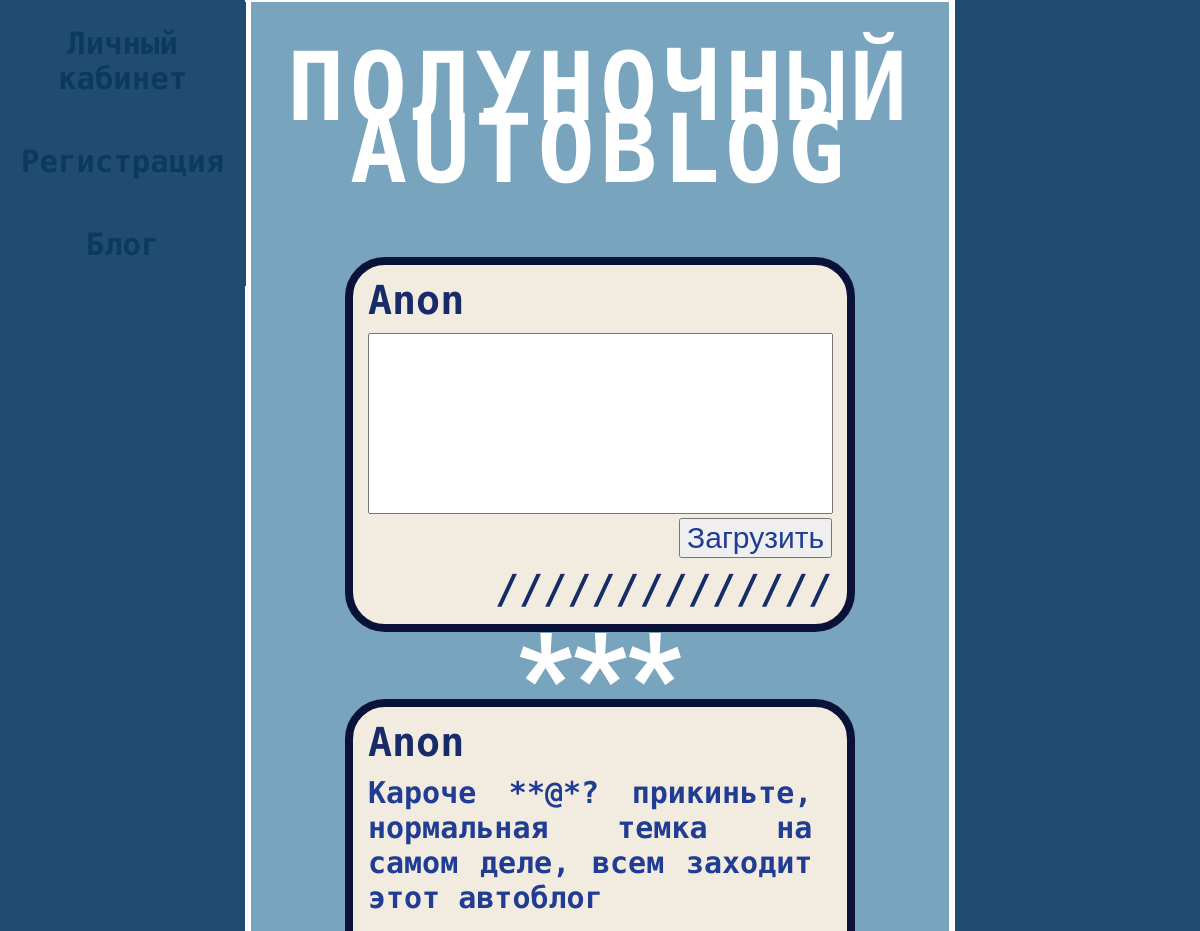
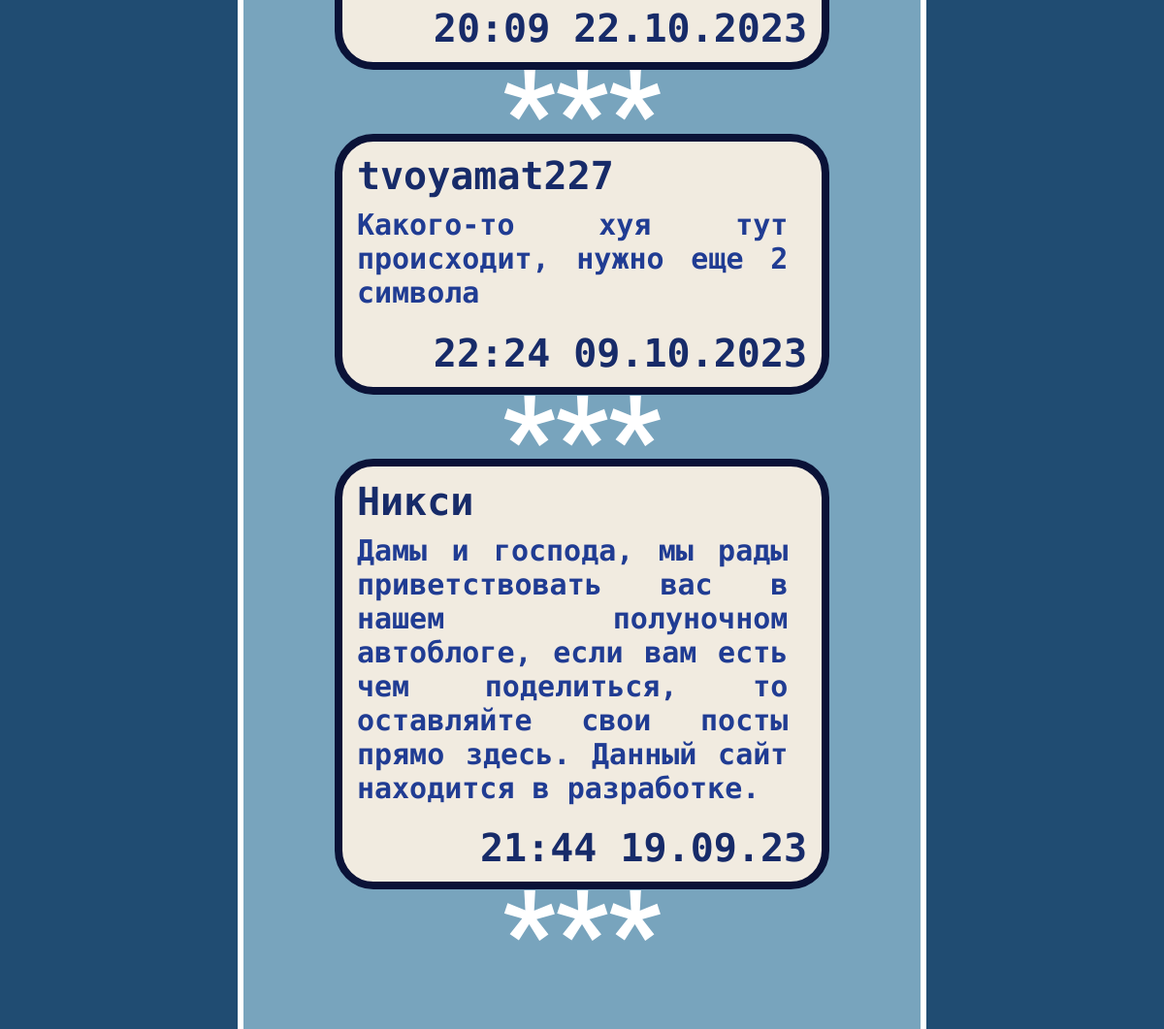
The page / on the database its author committed (2 pictures, top to bottom).
### models.py (models this page shows, shortened)
class Posts(db.Model):
    id = db.Column(db.Integer, primary_key=True)
    usr = db.Column(db.String(50))
    text = db.Column(db.Text, nullable=True)
    time = db.Column(db.DateTime)
    string_time = db.Column(db.String(50))

### app.py (the view, shortened to what this page needs)
@app.route("/", methods=["POST", "GET"])
def index():
    posts = getTenPosts()
    if current_user.is_authenticated:
        nickname = current_user.getName()
    else:
        nickname = None
    form = PostForm()
    return render_template("index.html", menu=menu, nickname=nickname, form=form, posts=posts)

### forms.py
class PostForm(FlaskForm):
    post = TextAreaField("Поле", validators=[Length(min=30, max=300, message="Должен быть от 30 до 300 символов")])
    submit = SubmitField("Загрузить")

### models.py (called while the page is built)
def getTenPosts():
    try:
        result = Posts.query.all()[0:10]
        result.reverse()
        return result
    except:
        print("Что-то пошло не так при загрузке постов")

### templates/index.html (shortened to what this page needs)
{% extends "base.html"%}
{% block content %}
{{ super() }}
    <div class="post">
        {% if nickname %}
        <div class="nickname">{{ nickname }}</div>
        {% else %}
        <div class="nickname">Anon</div>
        {% endif %}
        <form action="" method="post" class="postform">
            <div class="posttext">{{ form.post(rows=5) }}</div>
            <div class="postbut">{{ form.submit() }}</div>
        </form>
        <div class="dateandtime">//////////////</div>
    </div>
    <div class="sign-wrap-3">
        <span class="sign_word">***</span>
    </div>
        {% for post in posts %}
    <div class="post">
        <div class="nickname">{{ post.usr }}</div>
        <div class="text">{{ post.text }}</div>
        <div class="dateandtime">{{ post.string_time }}</div>
    </div>
    <div class="sign-wrap-3">
        <span class="sign_word">***</span>
    </div>
        {% endfor %}
    <div class="post">
        <div class="nickname">Никси</div>
        <div class="text">Дамы и господа, мы рады приветствовать вас в нашем полуночном автоблоге, если вам есть чем поделиться, то оставляйте свои посты прямо здесь. Данный сайт находится в разработке.</div>
        <div class="dateandtime">21:44 19.09.23</div>
    </div>
    <div class="sign-wrap-3">
        <span class="sign_word">***</span>
    </div>
{% endblock %}

### static/css/styles.css (style rules this page uses)
body { background-color: #204c72; }
div.post { margin: 1.5% 13.5% 3% 13.5%; border: solid #0a1237 6pt; border-radius: 40px; background-color: #f1ebe0; }
div.nickname { font-size: 40px; font-weight: bold; padding-left: 3%; padding-top: 2.5%; color: #172b69; padding-bottom: 2%; font-family: 'Ubuntu Mono', monospace; }
div.text { font-size: 30px; font-weight: bold; padding: 0% 3% 3% 3%; color: #203c93; font-family: 'Ubuntu Mono', monospace; text-align: justify; width: 90%; }
div.dateandtime { font-size: 40px; font-weight: bold; line-height: 50px; padding: 1% 3% 2% 3%; color: #172b69; font-family: 'Ubuntu Mono', monospace; text-align: right; }
textarea { width: 99%; resize: none; font-size: 30px; color: #203c93; font-family: 'Ubuntu Mono', monospace; }
div.post + div.sign-wrap-3 { margin-bottom: -5%; }
input { margin-block-end: 0px; margin-block-start: 0px; margin-bottom: 1%; color: #203c93; font-size: 30px; }
form { margin-left: 3%; width: 50%; }
div.postbut { align-self: end; }
form.postform { width: 94%; display: flex; flex-direction: column; }
.sign-wrap-3 { text-align: center; }
.sign-wrap-3 .sign_word { font-size: 120px; font-weight: bold; line-height: 50px; color: #FFF; font-family: 'Roboto', sans-serif; text-transform: uppercase; animation: neon-3 5s steps(1, start) infinite reverse; }

### rows shown on the page
Posts: usr "Anon", text "Кароче **@*? прикиньте, нормальная темка на самом деле, всем заходит этот автоблог", string_time "20:09 22.10.2023"
Posts: usr "tvoyamat227", text "Какого-то хуя тут происходит, нужно еще 2 символа", string_time "22:24 09.10.2023"

### other values the page prints
{{ m.name }} "Личный кабинет" "Регистрация" "Блог"
